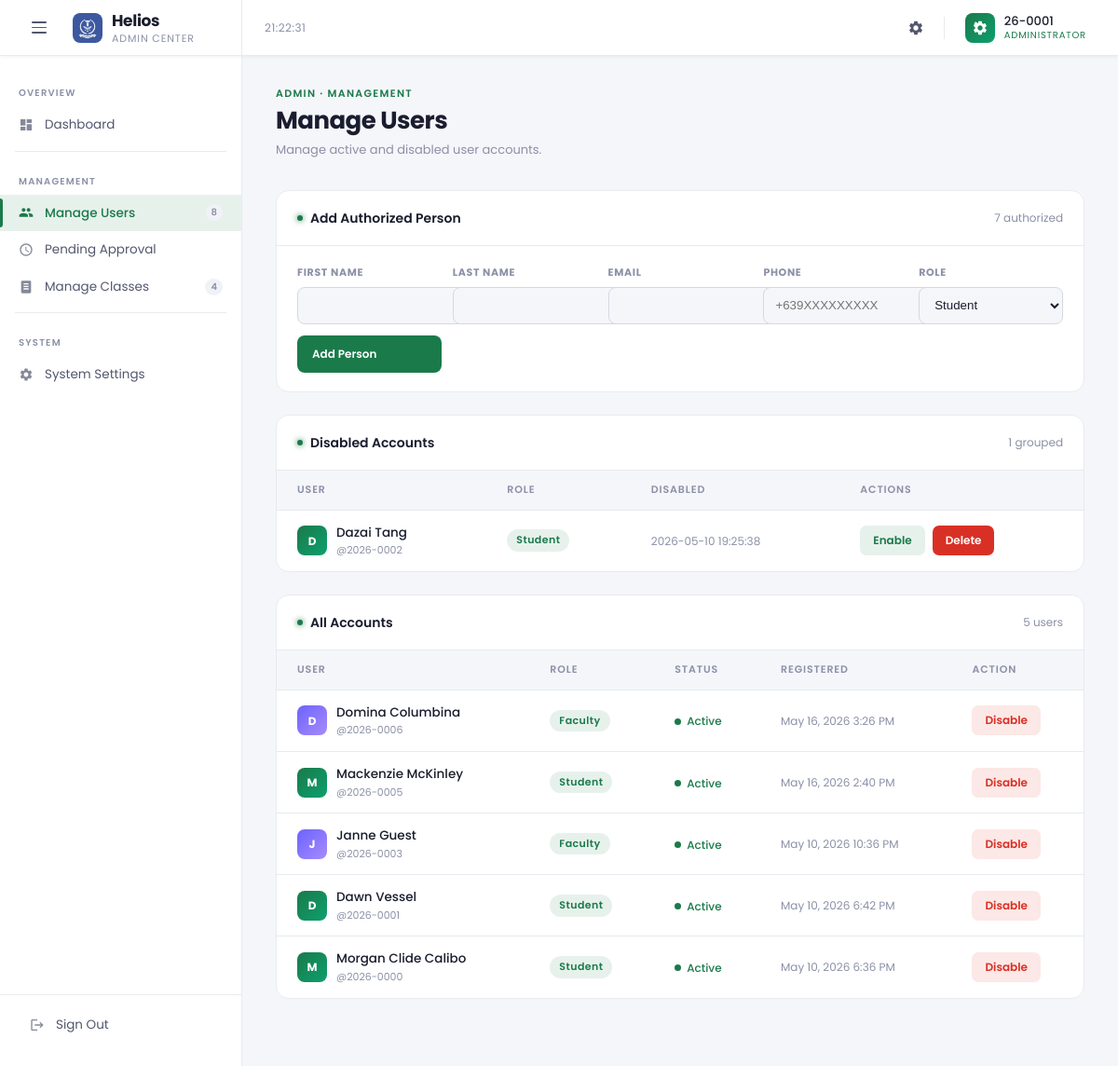
Page /role_admin_manageUsers.php (signed in) on the committed database.
### tables this page shows
CREATE TABLE `users` (
  `id` int(10) UNSIGNED NOT NULL,
  `request_id` varchar(20) NOT NULL COMMENT 'Temp registration ID (REQ-XXXXXXXX), kept for audit trail',
  `authorized_person_id` varchar(36) DEFAULT NULL,
  `firstname` varchar(100) NOT NULL,
  `lastname` varchar(100) NOT NULL,
  `fullname` varchar(201) NOT NULL,
  `phonenumber` varchar(255) NOT NULL COMMENT 'Encrypted at application layer',
  `username` varchar(10) NOT NULL COMMENT 'Permanent ID — YY-XXXX format — set once on approval, NEVER updated',
  `email` varchar(255) NOT NULL COMMENT 'Encrypted at application layer',
  `password` varchar(255) DEFAULT NULL COMMENT 'bcrypt hash — NULL until approved',
  `role` enum('student','faculty','admin') NOT NULL,
  `status` enum('pending','active','disabled') NOT NULL DEFAULT 'pending',
  `activation_request` tinyint(1) NOT NULL DEFAULT 1,
  `registered_at` datetime NOT NULL DEFAULT current_timestamp(),
  `activated_at` datetime DEFAULT NULL COMMENT 'Set when admin approves the account',
  `must_change_password` tinyint(1) NOT NULL DEFAULT 0,
  `temp_password_expires_at` int(11) DEFAULT NULL,
  `disabled_reason` varchar(100) DEFAULT NULL,
  `disabled_at` datetime DEFAULT NULL,
  `otp` varchar(6) DEFAULT NULL,
  `otp_expiry` int(11) DEFAULT NULL,
  `disabled_by` varchar(100) DEFAULT NULL,
  `enabled_by` varchar(100) DEFAULT NULL,
  `enabled_at` datetime DEFAULT NULL,
  `password_changed_at` datetime DEFAULT NULL
);

### role_admin_manageUsers.php (the view, shortened to what this page needs)
<?php
require_once 'db.php';
$username = $_SESSION['username'];
$allUsers         = $pdo->query("SELECT * FROM users ORDER BY registered_at DESC, id DESC")->fetchAll();
$authorizedPeople = $pdo->query("SELECT * FROM authorized_people ORDER BY created_at DESC")->fetchAll();
$allClasses       = $pdo->query("SELECT * FROM classes ORDER BY created_at DESC")->fetchAll();
$disabledUsers     = array_values(array_filter($allUsers, fn($u) => $u['role'] !== 'admin' && $u['status'] === 'disabled'));
$activeAccountUsers = array_values(array_filter($allUsers, fn($u) => $u['role'] !== 'admin' && !in_array($u['status'], ['pending', 'disabled'])));
$totalUsers   = count($allUsers);
function formatAdminRegisteredDate(?string $value): string {
    $timestamp = strtotime($value);
    return $timestamp ? date('M j, Y g:i A', $timestamp) : 'Not recorded';
}
?>
<!DOCTYPE html>
<html lang="en">
<head>
</head>
<body>
<div class="app">
    <header class="topbar">
        <div class="topbar-brand">
            <button class="menu-toggle" id="menuToggle" aria-label="Toggle sidebar">
                <span></span><span></span><span></span>
            </button>
            <div class="brand-icon">
                <img class="brand-logo-img brand-logo-light" src="img/Light Icon.png" alt="Helios University">
            </div>
            <div class="brand-wordmark">Helios<span>Admin Center</span></div>
        </div>
        <div class="topbar-center">
            <span class="topbar-clock" id="liveClock"></span>
        </div>
        <div class="topbar-right">
            <a href="role_admin_systemSettings.php" class="topbar-icon-btn" title="System Settings">
                <svg><use href="#ic-settings"></use></svg>
            </a>
            <button type="button" class="avatar-btn" id="accountButton" aria-haspopup="dialog" aria-expanded="false">
                <div class="avatar-circle"></div>
                <div class="avatar-meta">
                    <div class="avatar-name"><?= htmlspecialchars($username) ?></div>
                    <div class="avatar-role">Administrator</div>
                </div>
            </button>
        </div>
    </header>
    <div class="body-wrap">
        <nav class="sidebar" id="sidebar">
            <div class="nav-section-label">Overview</div>
            <a href="dashboard_admin.php" class="nav-link">
                <svg><use href="#ic-dashboard"></use></svg> Dashboard
            </a>
            <div class="nav-divider"></div>
            <div class="nav-section-label">Management</div>
            <a href="role_admin_manageUsers.php" class="nav-link active">
                <svg><use href="#ic-users"></use></svg> Manage Users
                <?php if ($totalUsers > 0): ?><span class="nav-badge dim"><?= $totalUsers ?></span><?php endif; ?>
            </a>
            <a href="pending_approval.php" class="nav-link">
                <svg><use href="#ic-pending"></use></svg> Pending Approval
            </a>
            <a href="role_admin_manageClasses.php" class="nav-link">
                <svg><use href="#ic-class"></use></svg> Manage Classes
                <span class="nav-badge dim"><?= count($allClasses) ?></span>
            </a>
            <div class="nav-divider"></div>
            <div class="nav-section-label">System</div>
            <a href="role_admin_systemSettings.php" class="nav-link">
                <svg><use href="#ic-settings"></use></svg> System Settings
            </a>
            <div class="sidebar-footer">
                <a href="logout.php" class="nav-link">
                    <svg><use href="#ic-logout"></use></svg> Sign Out
                </a>
            </div>
        </nav>
        <main class="main" id="mainContent">
            <div class="page-header-row animate animate-d1">
                <div>
                    <div class="page-eyebrow">Admin · Management</div>
                    <h1 class="page-title">Manage Users</h1>
                    <p class="page-subtitle">Manage active and disabled user accounts.</p>
                </div>
            </div>
            <div class="panel animate animate-d2" style="margin-bottom:24px;">
                <div class="panel-header">
                    <div class="panel-title">
                        <span class="panel-title-dot"></span>
                        Add Authorized Person
                    </div>
                    <span style="font-size:12px; color:var(--text-muted);"><?= count($authorizedPeople) ?> authorized</span>
                </div>
                <form method="POST" style="padding:20px 22px; display:grid; grid-template-columns:repeat(5,minmax(140px,1fr)); gap:12px; align-items:end;">
                    <label style="display:grid; gap:6px; font-size:11px; font-weight:700; color:var(--text-muted); text-transform:uppercase; letter-spacing:.06em;">
                        First Name
                        <input name="auth_firstname" required style="min-height:40px; border:1px solid var(--border-light); border-radius:8px; padding:0 12px; background:var(--bg-input); color:var(--text-primary);">
                    </label>
                    <label style="display:grid; gap:6px; font-size:11px; font-weight:700; color:var(--text-muted); text-transform:uppercase; letter-spacing:.06em;">
                        Last Name
                        <input name="auth_lastname" required style="min-height:40px; border:1px solid var(--border-light); border-radius:8px; padding:0 12px; background:var(--bg-input); color:var(--text-primary);">
                    </label>
                    <label style="display:grid; gap:6px; font-size:11px; font-weight:700; color:var(--text-muted); text-transform:uppercase; letter-spacing:.06em;">
                        Email
                        <input type="email" name="auth_email" required style="min-height:40px; border:1px solid var(--border-light); border-radius:8px; padding:0 12px; background:var(--bg-input); color:var(--text-primary);">
                    </label>
                    <label style="display:grid; gap:6px; font-size:11px; font-weight:700; color:var(--text-muted); text-transform:uppercase; letter-spacing:.06em;">
                        Phone
                        <input name="auth_phone" required placeholder="+639XXXXXXXXX" style="min-height:40px; border:1px solid var(--border-light); border-radius:8px; padding:0 12px; background:var(--bg-input); color:var(--text-primary);">
                    </label>
                    <label style="display:grid; gap:6px; font-size:11px; font-weight:700; color:var(--text-muted); text-transform:uppercase; letter-spacing:.06em;">
                        Role
                        <select name="auth_role" style="min-height:40px; border:1px solid var(--border-light); border-radius:8px; padding:0 12px; background:var(--bg-input); color:var(--text-primary);">
                            <option value="student">Student</option>
                        </select>
                    </label>
                    <button type="submit" name="add_authorized_person" class="btn-approve" style="min-height:40px;">Add Person</button>
                </form>
            </div>
            <?php if (!empty($disabledUsers)): ?>
            <div class="panel animate animate-d2" style="margin-bottom:24px;">
                <div class="panel-header">
                    <div class="panel-title"><span class="panel-title-dot"></span> Disabled Accounts</div>
                    <span style="font-size:12px; color:var(--text-muted);"><?= count($disabledUsers) ?> grouped</span>
                </div>
                <div style="overflow-x:auto;">
                    <table class="user-table">
                        <thead><tr><th>User</th><th>Role</th><th>Disabled</th><th>Actions</th></tr></thead>
                        <tbody>
                        <?php foreach ($disabledUsers as $u):
                            $uRole      = $u['role'] ?? 'student';
                            $avatarClass = $uRole === 'faculty' ? 'f' : 's';
                            $initLetter  = strtoupper(substr($u['fullname'] ?? $u['username'] ?? 'U', 0, 1));
                        ?>
                        <tr>
                            <td>
                                <div class="user-cell">
                                    <div class="user-avatar <?= $avatarClass ?>"><?= $initLetter ?></div>
                                    <div>
                                        <div class="user-name"><?= htmlspecialchars($u['fullname'] ?? $u['username']) ?></div>
                                        <div class="user-username">@<?= htmlspecialchars($u['username']) ?></div>
                                    </div>
                                </div>
                            </td>
                            <td><span class="role-chip <?= $uRole ?>"><?= ucfirst($uRole) ?></span></td>
                            <td style="color:var(--text-muted); font-size:12px;"><?= htmlspecialchars($u['disabled_at'] ?? '—') ?></td>
                            <td>
                                <div class="account-actions-inline">
                                    <form method="POST" style="display:inline;">
                                        <button type="submit" name="enable_user" class="btn-enable"
                                                onclick="return confirm('Re-enable <?= htmlspecialchars($u['username']) ?>?')">Enable</button>
                                    </form>
                                    <form method="POST" style="display:inline;">
                                        <button type="submit" name="delete_user" class="btn-delete"
                                                onclick="return confirm('Permanently delete <?= htmlspecialchars($u['username']) ?>? This cannot be undone.')">Delete</button>
                                    </form>
                                </div>
                            </td>
                        </tr>
                        <?php endforeach; ?>
                        </tbody>
                    </table>
                </div>
            </div>
            <?php endif; ?>
            <div class="panel animate animate-d2">
                <div class="panel-header">
                    <div class="panel-title"><span class="panel-title-dot"></span> All Accounts</div>
                    <span style="font-size:12px; color:var(--text-muted);"><?= count($activeAccountUsers) ?> users</span>
                </div>
                <div style="overflow-x:auto;">
                    <table class="user-table">
                        <thead><tr><th>User</th><th>Role</th><th>Status</th><th>Registered</th><th>Action</th></tr></thead>
                        <tbody>
                        <?php foreach ($activeAccountUsers as $u):
                            $uStatus     = $u['status'] ?? 'active';
                            $uRole       = $u['role']   ?? 'student';
                            $isDisabled  = $uStatus === 'disabled';
                            $canToggle   = in_array($uStatus, ['active', 'disabled']);
                            $avatarClass = $uRole === 'faculty' ? 'f' : ($uRole === 'admin' ? 'a' : 's');
                            $initLetter  = strtoupper(substr($u['fullname'] ?? $u['username'] ?? 'U', 0, 1));
                        ?>
                        <tr>
                            <td>
                                <div class="user-cell">
                                    <div class="user-avatar <?= $avatarClass ?>"><?= $initLetter ?></div>
                                    <div>
                                        <div class="user-name"><?= htmlspecialchars($u['fullname'] ?? $u['username']) ?></div>
                                        <div class="user-username">@<?= htmlspecialchars($u['username']) ?></div>
                                    </div>
                                </div>
                            </td>
                            <td><span class="role-chip <?= $uRole ?>"><?= ucfirst($uRole) ?></span></td>
                            <td><span class="status-dot <?= $uStatus ?>"><?= ucfirst($uStatus) ?></span></td>
                            <td style="color:var(--text-muted); font-size:12px;"><?= htmlspecialchars(formatAdminRegisteredDate($u['registered_at'] ?? null)) ?></td>
                            <td>
                                <?php if ($canToggle): ?>
                                <form method="POST" style="display:inline;">
                                    <?php if ($isDisabled): ?>
                                        <button type="submit" name="enable_user" class="btn-enable"
                                                onclick="return confirm('Re-enable <?= htmlspecialchars($u['username']) ?>?')">Enable</button>
                                    <?php else: ?>
                                        <button type="submit" name="disable_user" class="btn-disable"
                                                onclick="return confirm('Disable <?= htmlspecialchars($u['username']) ?>?')">Disable</button>
                                    <?php endif; ?>
                                </form>
                                <?php else: ?>
                                <span style="font-size:12px; color:var(--text-muted);">—</span>
                                <?php endif; ?>
                            </td>
                        </tr>
                        <?php endforeach; ?>
                        </tbody>
                    </table>
                </div>
            </div>
        </main>
    </div>
</div>
</body>
</html>

### rows in the picture
users: fullname "D", fullname "Dazai Tang", username "2026-0002", role "Student", disabled_at "2026-05-10 19:25:38"
users: fullname "D", fullname "Domina Columbina", username "2026-0006", role "Faculty", status "Active", registered_at "May 16, 2026 3:26 PM"
users: fullname "M", fullname "Mackenzie McKinley", username "2026-0005", role "Student", status "Active", registered_at "May 16, 2026 2:40 PM"
users: fullname "J", fullname "Janne Guest", username "2026-0003", role "Faculty", status "Active", registered_at "May 10, 2026 10:36 PM"
users: fullname "D", fullname "Dawn Vessel", username "2026-0001", role "Student", status "Active", registered_at "May 10, 2026 6:42 PM"
users: fullname "M", fullname "Morgan Clide Calibo", username "2026-0000", role "Student", status "Active", registered_at "May 10, 2026 6:36 PM"

### other values in the picture
$username "26-0001"
$totalUsers "8"
count($allClasses) "4"
count($authorizedPeople) "7"
count($disabledUsers) "1"
count($activeAccountUsers) "5"
